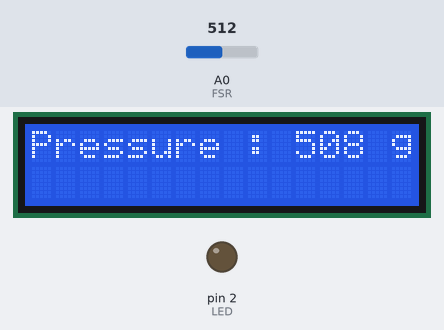
This sketch was run on a simulated Arduino Uno, built with avr-gcc and run on an emulated ATmega328P. Parts: 16×2 character LCD, output pins drawn as LEDs (lit = HIGH). The test bench sets the inputs (shaded band); at power-on: A0 (FSR) = 512. What the sketch prints to the serial monitor is not drawn.

Above: at 1.25 s.
1.3 s: A0 (FSR) set to 526
At 1.38 s:
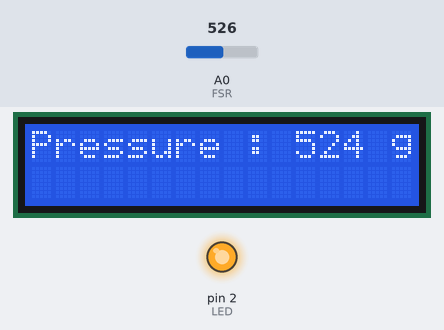
2.9 s: A0 (FSR) set to 985
At 2.92 s:
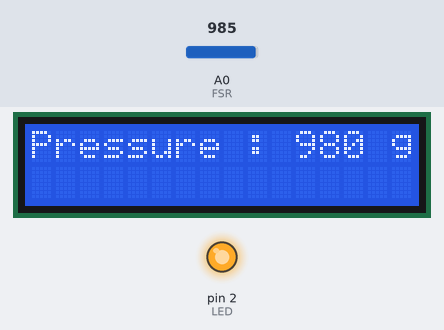
4.4 s: A0 (FSR) set to 1021
At 4.47 s:
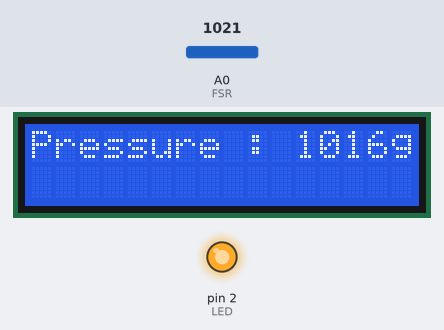
5.9 s: A0 (FSR) set to 511
At 6.16 s:
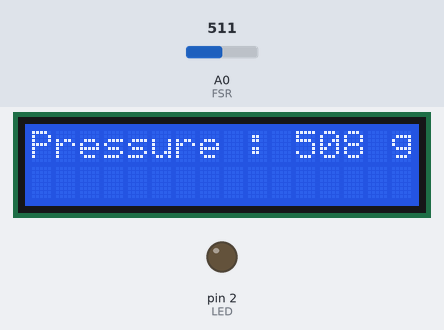
Timing chart, 0 to 8.9 s (numbered marks = the images above; inputs shaded):
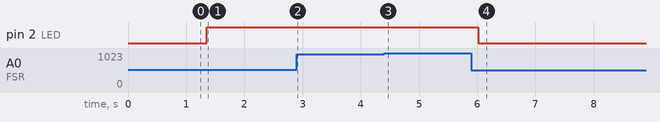

The sketch:

Pressure_sensor.ino
```cpp
//#include <Wire.h>     //I2C 통신인데 없어도 작동함
#include <LiquidCrystal_I2C.h>
LiquidCrystal_I2C lcd(0x27,16,2);

int FSR = A0;
int LED = 2;
int val = 0;

void setup() {

  Serial.begin(9600);
  pinMode(LED, OUTPUT);
  lcd.init();             //LCD 초기화
  lcd.backlight();
}

void loop() {
  Serial.print(analogRead(FSR));
  Serial.println("g");
  val = map(analogRead(FSR), 0, 1023, 0, 255);  //내부적 작동이라 lcd는 따로 계산
//  val = analogRead(FSR)*4;
  analogWrite(LED, val);
  lcd.setCursor(0,0);
  lcd.print("Pressure :");
  lcd.setCursor(11,0);
  lcd.print(val*4);
  lcd.setCursor(15,0);
  lcd.print("g");
  lcd.init();
  delay(50);

}
```

Measured:
- the behaviour switches between 513 and 514 on A0 (FSR) (found by bisection; images 0 and 1)
- after the input at 1.3 s, pin 2 (LED): LOW → HIGH after 0.06 s; the display: first differs from a run without the input after 0.07 s (image 1)
- after the input at 2.9 s, the display: changes at once (image 2)
- after the input at 4.4 s, the display: first differs from a run without the input after 0.07 s (image 3)
- after the input at 5.9 s, pin 2 (LED): HIGH → LOW after 0.12 s; the display: first differs from a run without the input after 0.13 s (image 4)
